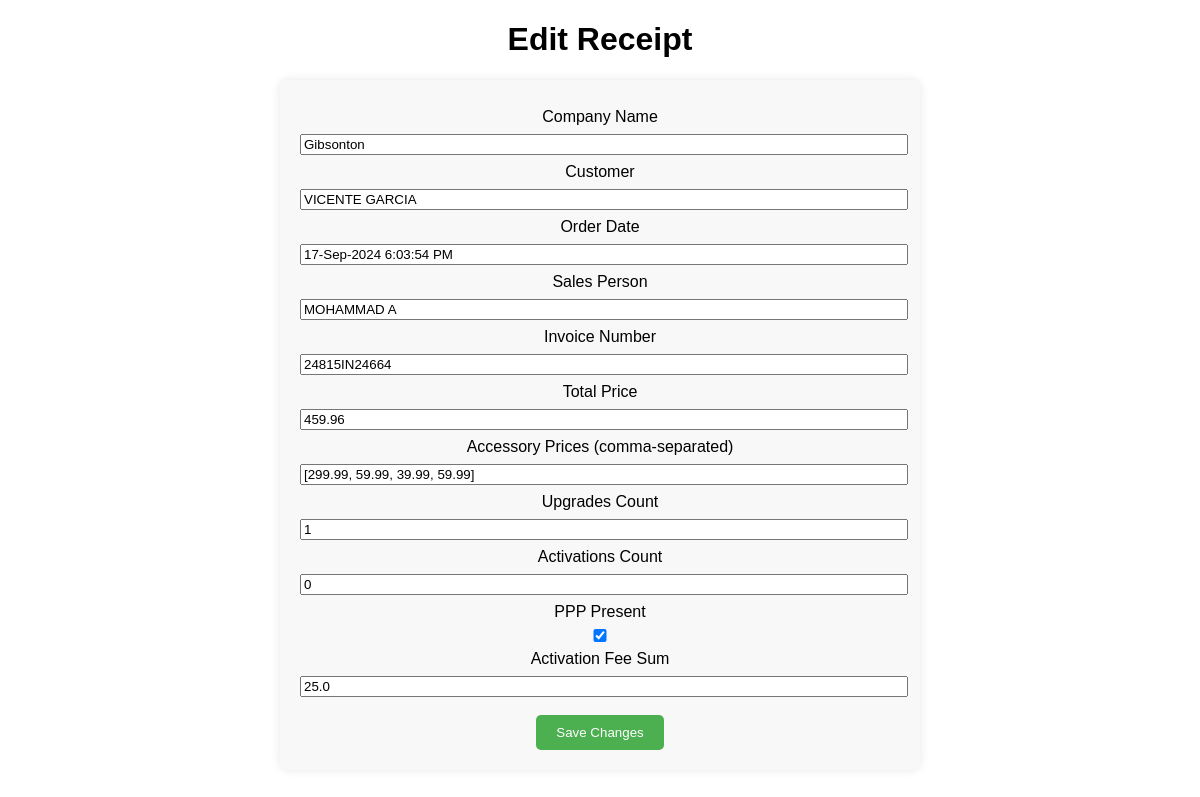
Page /edit_receipt/16 (signed in) on the committed database.
### tables this page shows
CREATE TABLE "parsed_receipts" (
            id INTEGER PRIMARY KEY AUTOINCREMENT,
            company_name TEXT,
            customer TEXT,
            order_date TEXT,
            sales_person TEXT,
            rq_invoice TEXT,
            total_price REAL,
            accessory_prices TEXT,
            upgrades_count INTEGER,
            activations_count INTEGER,
            ppp_present BOOLEAN,
            activation_fee_sum REAL,
            user_id INTEGER,
            FOREIGN KEY(user_id) REFERENCES users(id)
        );

### app.py (the view, shortened to what this page needs)
@app.route('/edit_receipt/<int:receipt_id>', methods=['GET', 'POST'])
def edit_receipt(receipt_id):
    if 'logged_in' not in session:
        return redirect(url_for('login'))
    db = get_db()
    cursor = db.cursor()
    cursor.execute("SELECT * FROM parsed_receipts WHERE id = ?", (receipt_id,))
    receipt = cursor.fetchone()
    return render_template('edit_receipt.html', receipt=receipt)

### app.py (called while the page is built)
def get_db():
    if 'db' not in g:
        g.db = sqlite3.connect(DATABASE)
    return g.db

@app.teardown_appcontext
def close_connection(exception):
    db = g.pop('db', None)
    if db is not None:
        db.close()

### templates/edit_receipt.html (shortened to what this page needs)
<!DOCTYPE html>
<html lang="en">
<head>
</head>
<body>
    <h1>Edit Receipt</h1>
    <div class="form-container">
        <form method="POST">
            <label>Company Name</label>
            <input type="text" name="company_name" value="{{ receipt[1] }}" required>
            <label>Customer</label>
            <input type="text" name="customer" value="{{ receipt[2] }}" required>
            <label>Order Date</label>
            <input type="text" name="order_date" value="{{ receipt[3] }}" required>
            <label>Sales Person</label>
            <input type="text" name="sales_person" value="{{ receipt[4] }}" required>
            <label>Invoice Number</label>
            <input type="text" name="rq_invoice" value="{{ receipt[5] }}" required>
            <label>Total Price</label>
            <input type="number" step="0.01" name="total_price" value="{{ receipt[6] }}" required>
            <label>Accessory Prices (comma-separated)</label>
            <input type="text" name="accessory_prices" value="{{ receipt[7] }}" required>
            <label>Upgrades Count</label>
            <input type="number" name="upgrades_count" value="{{ receipt[8] }}" required>
            <label>Activations Count</label>
            <input type="number" name="activations_count" value="{{ receipt[9] }}" required>
            <label>PPP Present</label>
            <input type="checkbox" name="ppp_present" {% if receipt[10] %}checked{% endif %}>
            <label>Activation Fee Sum</label>
            <input type="number" step="0.01" name="activation_fee_sum" value="{{ receipt[11] }}" required>
            <button type="submit">Save Changes</button>
        </form>
    </div>
</body>
</html>

### templates/edit_receipt.html (style rules this page uses)
body { font-family: Arial, sans-serif; margin: 20px; text-align: center; }
.form-container { max-width: 600px; margin: 0 auto; background-color: #f8f8f8; padding: 20px; border-radius: 8px; box-shadow: 0 0 10px rgba(0, 0, 0, 0.1); }
label, input { display: block; width: 100%; margin: 8px 0; }
button { padding: 10px 20px; border: none; border-radius: 5px; background-color: #4CAF50; color: white; cursor: pointer; margin-top: 10px; }

### rows in the picture
parsed_receipts: company_name "Gibsonton", customer "VICENTE GARCIA", order_date "17-Sep-2024 6:03:54 PM", sales_person "MOHAMMAD A", rq_invoice "24815IN24664", total_price "459.96", accessory_prices "[299.99, 59.99, 39.99, 59.99]", upgrades_count "1", activations_count "0", ppp_present "☑", activation_fee_sum "25.0"
